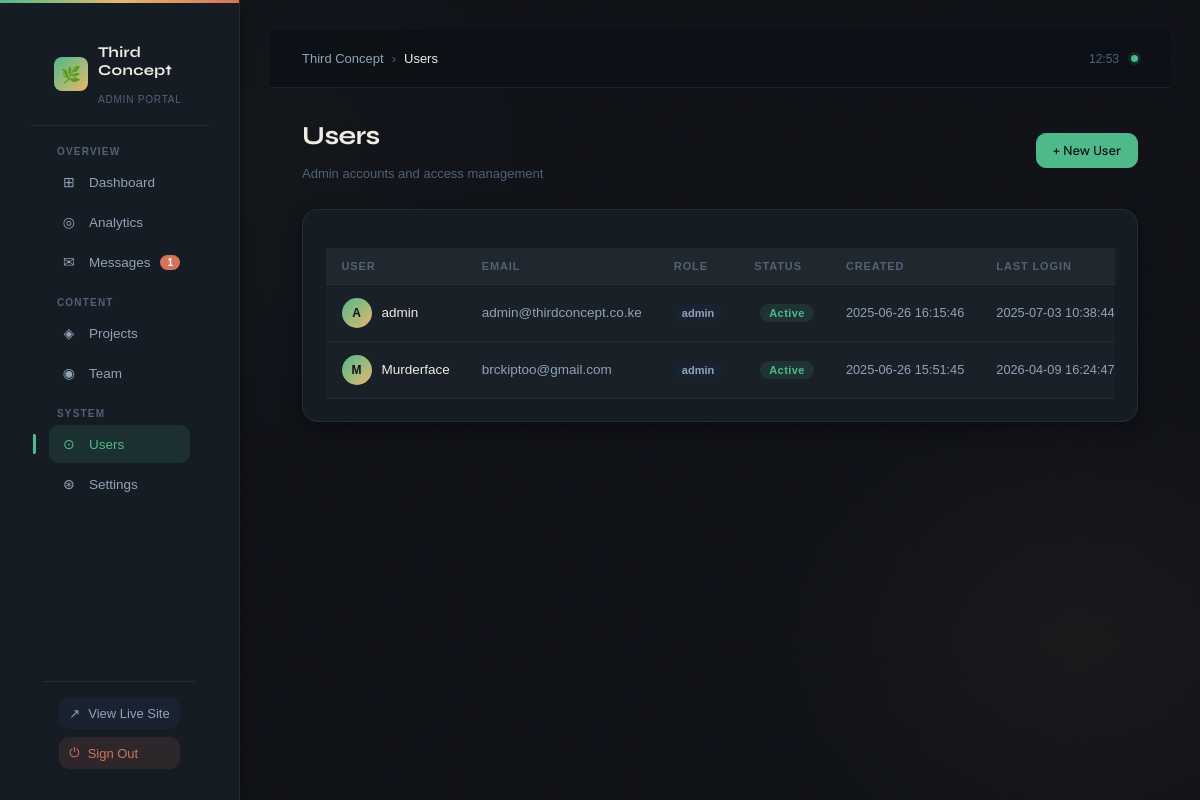
The app's page /admin/users (signed in) with its own data.
### tables this page shows
CREATE TABLE users
                 (id INTEGER PRIMARY KEY AUTOINCREMENT,
                  username TEXT UNIQUE NOT NULL,
                  email TEXT UNIQUE NOT NULL,
                  password_hash TEXT NOT NULL,
                  role TEXT DEFAULT 'user',
                  created_at TIMESTAMP DEFAULT CURRENT_TIMESTAMP,
                  last_login TIMESTAMP,
                  is_active BOOLEAN DEFAULT 1);

### admin_routes.py (the view)
@app.route('/admin/users')
@admin_required
def admin_users():
    conn = sqlite3.connect('third_concept.db')
    c = conn.cursor()
    c.execute("SELECT id, username, email, role, created_at, last_login, is_active FROM users ORDER BY created_at DESC")
    users = c.fetchall()
    c.execute("SELECT COUNT(*) FROM contact_submissions WHERE status = 'new'")
    new_messages = c.fetchone()[0]
    conn.close()
    return render_template('admin_users.html', new_messages=new_messages, users=users)

### admin_routes.py (called while the page is built)
def admin_required(f):
    @wraps(f)
    def decorated_function(*args, **kwargs):
        if 'user_id' not in session:
            return redirect(url_for('admin_login'))
        conn = sqlite3.connect('third_concept.db')
        c = conn.cursor()
        c.execute("SELECT role FROM users WHERE id = ?", (session['user_id'],))
        user = c.fetchone()
        conn.close()
        if not user or user[0] != 'admin':
            flash('Admin access required.', 'error')
            return redirect(url_for('admin_login'))
        return f(*args, **kwargs)
    return decorated_function

def get_site_settings():
    conn = sqlite3.connect('third_concept.db')
    c = conn.cursor()
    c.execute("SELECT key, value FROM site_settings")
    settings = dict(c.fetchall())
    conn.close()
    return settings

@app.context_processor
def inject_current_year():
    return {'current_year': datetime.now().year}

@app.context_processor
def inject_site_settings():
    return {'site_settings': get_site_settings()}

### templates/admin_users.html (shortened to what this page needs)
{% extends 'admin_base.html' %}
{% block breadcrumb %}Users{% endblock %}
{% block content %}
<div class="dashboard-header">
    <div><h1>Users</h1><p style="font-size:13px;color:var(--text-muted);margin-top:4px">Admin accounts and access management</p></div>
    <a href="{{ url_for('admin_user_new') }}" class="btn btn-primary">+ New User</a>
</div>
{% if users %}
<div class="dashboard-card">
    <div class="table-container">
        <table class="admin-table">
            <thead><tr><th>User</th><th>Email</th><th>Role</th><th>Status</th><th>Created</th><th>Last Login</th><th>Actions</th></tr></thead>
            <tbody>
                {% for user in users %}
                <tr>
                    <td>
                        <div class="user-info">
                            <div class="user-avatar">{{ user[1][0].upper() }}</div>
                            <span style="color:var(--text-primary);font-weight:500">{{ user[1] }}</span>
                        </div>
                    </td>
                    <td>{{ user[2] }}</td>
                    <td><span style="font-size:11px;background:var(--surface);color:var(--text-secondary);padding:2px 8px;border-radius:20px;font-weight:600">{{ user[3] }}</span></td>
                    <td>
                        {% if user[6] %}
                            <span class="badge badge-active">Active</span>
                        {% else %}
                            <span class="badge badge-inactive">Inactive</span>
                        {% endif %}
                    </td>
                    <td class="date-cell">{{ user[4] }}</td>
                    <td class="date-cell">{{ user[5] or '—' }}</td>
                </tr>
                {% endfor %}
            </tbody>
        </table>
    </div>
</div>
{% else %}
<div class="dashboard-card"><div class="empty-state"><span class="empty-icon">⊙</span><h4>No users found</h4><p>Click "New User" to create your first admin account.</p></div></div>
{% endif %}
{% endblock %}

### templates/admin_base.html (shortened to what this page needs)
<!DOCTYPE html>
<html lang="en">
<head>
    <link rel="stylesheet" href="{{ url_for('static', filename='css/admin_dashboard.css') }}">
</head>
<body class="admin-dashboard">
    <nav class="admin-nav" id="adminNav">
        <div class="nav-brand">
            <a href="{{ url_for('admin_dashboard') }}" class="nav-brand-logo">
                <div class="nav-brand-icon">🌿</div>
                <div><h2>Third Concept</h2><span>Admin Portal</span></div>
            </a>
        </div>
        <div class="nav-section">
            <div class="nav-section-label">Overview</div>
            <a href="{{ url_for('admin_dashboard') }}" class="nav-link {% if request.endpoint == 'admin_dashboard' %}active{% endif %}"><span class="nav-link-icon">⊞</span> Dashboard</a>
            <a href="{{ url_for('admin_analytics') }}" class="nav-link {% if request.endpoint == 'admin_analytics' %}active{% endif %}"><span class="nav-link-icon">◎</span> Analytics</a>
            <a href="{{ url_for('admin_messages') }}" class="nav-link {% if request.endpoint == 'admin_messages' %}active{% endif %}"><span class="nav-link-icon">✉</span> Messages{% if new_messages %}<span class="nav-badge">{{ new_messages }}</span>{% endif %}</a>
            <div class="nav-section-label" style="margin-top:16px">Content</div>
            <a href="{{ url_for('admin_projects') }}" class="nav-link {% if request.endpoint == 'admin_projects' %}active{% endif %}"><span class="nav-link-icon">◈</span> Projects</a>
            <a href="{{ url_for('admin_team') }}" class="nav-link {% if request.endpoint == 'admin_team' %}active{% endif %}"><span class="nav-link-icon">◉</span> Team</a>
            <div class="nav-section-label" style="margin-top:16px">System</div>
            <a href="{{ url_for('admin_users') }}" class="nav-link {% if request.endpoint == 'admin_users' %}active{% endif %}"><span class="nav-link-icon">⊙</span> Users</a>
            <a href="{{ url_for('admin_settings') }}" class="nav-link {% if request.endpoint == 'admin_settings' %}active{% endif %}"><span class="nav-link-icon">⊛</span> Settings</a>
        </div>
        <div class="nav-footer">
            <a href="{{ url_for('home') }}" class="nav-footer-btn view-site"><span>↗</span> View Live Site</a>
            <a href="{{ url_for('admin_logout') }}" class="nav-footer-btn logout"><span>⏻</span> Sign Out</a>
        </div>
    </nav>
    <main class="admin-main">
        <div class="topbar">
            <div class="topbar-breadcrumb">
                <span>Third Concept</span>
                <span style="color:var(--text-muted)">›</span>
                <span class="current">{% block breadcrumb %}Dashboard{% endblock %}</span>
            </div>
            <div class="topbar-right">
                <span class="topbar-time" id="topbarTime"></span>
                <div class="topbar-dot"></div>
            </div>
        </div>
        <div class="page-content">{% block content %}{% endblock %}</div>
    </main>
</body>
</html>

### static/css/admin_dashboard.css (style rules this page uses)
* { margin: 0; padding: 0; box-sizing: border-box; }
body.admin-dashboard { font-family: 'Poppins', sans-serif; background: #0f1117; color: #f0f0f0; min-height: 100vh; display: flex; flex-direction: column; }
.admin-nav { display: flex; align-items: center; justify-content: space-between; background: rgba(20, 20, 30, 0.8); backdrop-filter: blur(10px); padding: 1rem 2rem; box-shadow: 0 4px 15px rgba(0,0,0,0.4); position: sticky; top: 0; z-index: 999; }
.nav-brand h2 { font-size: 1.8rem; font-weight: 600; color: #00e5ff; letter-spacing: 1px; }
.nav-link { text-decoration: none; color: #d0d0d0; font-weight: 500; padding: 0.6rem 1rem; border-radius: 8px; transition: all 0.3s ease; }
.nav-link:hover, .nav-link.active { background: #00e5ff; color: #0f1117; }
.btn { padding: 0.5rem 1rem; border: none; border-radius: 6px; cursor: pointer; font-weight: 500; text-decoration: none; display: inline-block; transition: all 0.3s ease; }
.admin-main { padding: 2rem; flex: 1; }
.badge { background: #ff3e55; color: #fff; border-radius: 50px; padding: 0.2rem 0.6rem; font-size: 0.8rem; margin-left: 0.4rem; }
h1, h2, h3, h4 { margin-bottom: 1rem; }
a { transition: color 0.3s ease; }
.dashboard-header { display: flex; justify-content: space-between; align-items: center; margin-bottom: 2rem; }
.dashboard-header h1 { font-size: 2rem; font-weight: 600; color: #f0f0f0; }
.dashboard-card { background: rgba(255, 255, 255, 0.03); border: 1px solid rgba(255, 255, 255, 0.05); border-radius: 1rem; padding: 1.5rem; box-shadow: 0 6px 20px rgba(0,0,0,0.4); }
.admin-table { width: 100%; border-collapse: collapse; margin-top: 1rem; background: rgba(255, 255, 255, 0.02); }
.admin-table th, .admin-table td { padding: 0.9rem 1rem; border-bottom: 1px solid rgba(255, 255, 255, 0.05); text-align: left; color: #e0e0e0; }
.admin-table th { background: rgba(255, 255, 255, 0.03); font-weight: 600; }
.date-cell { font-size: 0.85rem; color: #ccc; }

### records on screen
users: username "A", username "admin", email "admin@thirdconcept.co.ke", role "admin", is_active "Active", created_at "2025-06-26 16:15:46", last_login "2025-07-03 10:38:44"
users: username "M", username "Murderface", email "brckiptoo@gmail.com", role "admin", is_active "Active", created_at "2025-06-26 15:51:45", last_login "2026-04-09 16:24:47"

### other values on screen
{{ new_messages }} "1"
